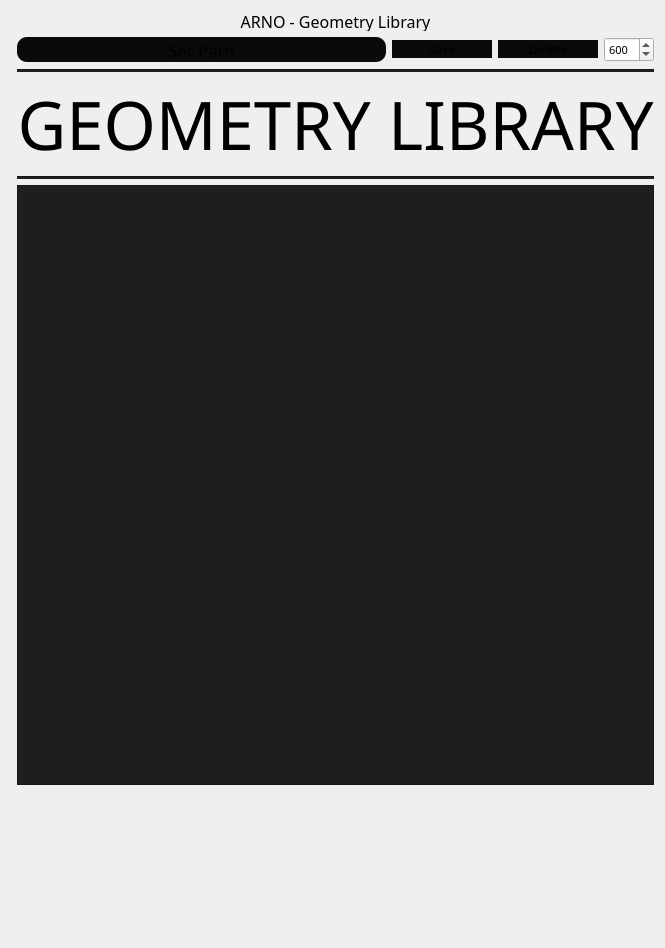
<?xml version="1.0" encoding="UTF-8"?>
<ui version="4.0">
 <class>Form</class>
 <widget class="QWidget" name="Form">
  <property name="geometry">
   <rect>
    <x>0</x>
    <y>0</y>
    <width>618</width>
    <height>948</height>
   </rect>
  </property>
  <property name="font">
   <font>
    <family>Adobe Arabic</family>
    <pointsize>8</pointsize>
   </font>
  </property>
  <property name="windowTitle">
   <string>Form</string>
  </property>
  <layout class="QFormLayout" name="formLayout">
   <property name="fieldGrowthPolicy">
    <enum>QFormLayout::AllNonFixedFieldsGrow</enum>
   </property>
   <item row="0" column="0">
    <layout class="QVBoxLayout" name="verticalLayout"/>
   </item>
   <item row="0" column="1">
    <widget class="QLabel" name="label">
     <property name="minimumSize">
      <size>
       <width>0</width>
       <height>20</height>
      </size>
     </property>
     <property name="maximumSize">
      <size>
       <width>16777215</width>
       <height>15</height>
      </size>
     </property>
     <property name="font">
      <font>
       <family>Ebrima</family>
       <pointsize>12</pointsize>
       <weight>50</weight>
       <italic>false</italic>
       <bold>false</bold>
      </font>
     </property>
     <property name="styleSheet">
      <string notr="true">font: 12pt &quot;Ebrima&quot;;</string>
     </property>
     <property name="text">
      <string>ARNO - Geometry Library</string>
     </property>
     <property name="alignment">
      <set>Qt::AlignCenter</set>
     </property>
    </widget>
   </item>
   <item row="3" column="1">
    <layout class="QHBoxLayout" name="Hlayout">
     <property name="bottomMargin">
      <number>1</number>
     </property>
     <item>
      <widget class="QPushButton" name="setproj">
       <property name="minimumSize">
        <size>
         <width>0</width>
         <height>25</height>
        </size>
       </property>
       <property name="font">
        <font>
         <family>Ebrima</family>
         <pointsize>13</pointsize>
         <weight>9</weight>
         <italic>false</italic>
         <bold>false</bold>
        </font>
       </property>
       <property name="styleSheet">
        <string notr="true">font: 75 13pt &quot;Ebrima&quot;;

background-color: rgb(10, 10, 10);

border:none;
border-width:5px;
border-radius:10px;</string>
       </property>
       <property name="text">
        <string>Set Path</string>
       </property>
      </widget>
     </item>
     <item>
      <widget class="QPushButton" name="save">
       <property name="minimumSize">
        <size>
         <width>100</width>
         <height>0</height>
        </size>
       </property>
       <property name="maximumSize">
        <size>
         <width>100</width>
         <height>16777215</height>
        </size>
       </property>
       <property name="styleSheet">
        <string notr="true">font: 75 18pt &quot;Ebrima&quot;;
background-color: rgb(10, 10, 10);
font: 75 10pt;

border:none;
border-width:5px;
border-radius:10px;</string>
       </property>
       <property name="text">
        <string>Save</string>
       </property>
      </widget>
     </item>
     <item>
      <widget class="QPushButton" name="delete_0">
       <property name="minimumSize">
        <size>
         <width>100</width>
         <height>0</height>
        </size>
       </property>
       <property name="maximumSize">
        <size>
         <width>100</width>
         <height>16777215</height>
        </size>
       </property>
       <property name="styleSheet">
        <string notr="true">font: 75 18pt &quot;Ebrima&quot;;
background-color: rgb(10, 10, 10);
font: 75 10pt;

border:none;
border-width:5px;
border-radius:10px;</string>
       </property>
       <property name="text">
        <string>Delete</string>
       </property>
      </widget>
     </item>
     <item>
      <widget class="QSpinBox" name="spinbox">
       <property name="minimumSize">
        <size>
         <width>50</width>
         <height>0</height>
        </size>
       </property>
       <property name="maximumSize">
        <size>
         <width>50</width>
         <height>16777215</height>
        </size>
       </property>
       <property name="maximum">
        <number>10000</number>
       </property>
       <property name="singleStep">
        <number>10</number>
       </property>
       <property name="value">
        <number>600</number>
       </property>
      </widget>
     </item>
    </layout>
   </item>
   <item row="5" column="1">
    <widget class="Line" name="line">
     <property name="styleSheet">
      <string notr="true">background-color: rgb(30, 30, 30);</string>
     </property>
     <property name="orientation">
      <enum>Qt::Horizontal</enum>
     </property>
    </widget>
   </item>
   <item row="6" column="1">
    <widget class="QLabel" name="label_2">
     <property name="font">
      <font>
       <family>Adobe Arabic</family>
       <pointsize>50</pointsize>
       <weight>50</weight>
       <italic>false</italic>
       <bold>false</bold>
      </font>
     </property>
     <property name="styleSheet">
      <string notr="true">font:50pt &quot;Adobe Arabic&quot;;</string>
     </property>
     <property name="text">
      <string>GEOMETRY LIBRARY</string>
     </property>
     <property name="alignment">
      <set>Qt::AlignCenter</set>
     </property>
    </widget>
   </item>
   <item row="7" column="1">
    <widget class="Line" name="line_2">
     <property name="styleSheet">
      <string notr="true">background-color: rgb(30, 30, 30);</string>
     </property>
     <property name="orientation">
      <enum>Qt::Horizontal</enum>
     </property>
    </widget>
   </item>
   <item row="8" column="1">
    <widget class="QListWidget" name="scenelist">
     <property name="minimumSize">
      <size>
       <width>0</width>
       <height>600</height>
      </size>
     </property>
     <property name="font">
      <font>
       <family>Ebrima</family>
       <pointsize>9</pointsize>
       <weight>9</weight>
       <italic>false</italic>
       <bold>false</bold>
      </font>
     </property>
     <property name="styleSheet">
      <string notr="true">font: 75 9pt &quot;Ebrima&quot;;

color: rgb(235, 78, 0);
color: rgb(150,150,150);

alternate-background-color:rgb(38,38,38);
background-color:rgb(30,30,30);</string>
     </property>
     <property name="autoScroll">
      <bool>false</bool>
     </property>
     <property name="dragDropMode">
      <enum>QAbstractItemView::NoDragDrop</enum>
     </property>
     <property name="iconSize">
      <size>
       <width>200</width>
       <height>200</height>
      </size>
     </property>
     <property name="movement">
      <enum>QListView::Static</enum>
     </property>
     <property name="isWrapping" stdset="0">
      <bool>true</bool>
     </property>
     <property name="resizeMode">
      <enum>QListView::Fixed</enum>
     </property>
     <property name="layoutMode">
      <enum>QListView::SinglePass</enum>
     </property>
     <property name="gridSize">
      <size>
       <width>155</width>
       <height>175</height>
      </size>
     </property>
     <property name="viewMode">
      <enum>QListView::IconMode</enum>
     </property>
     <property name="batchSize">
      <number>200</number>
     </property>
     <property name="wordWrap">
      <bool>false</bool>
     </property>
    </widget>
   </item>
   <item row="9" column="1">
    <spacer name="verticalSpacer">
     <property name="orientation">
      <enum>Qt::Vertical</enum>
     </property>
     <property name="sizeHint" stdset="0">
      <size>
       <width>20</width>
       <height>40</height>
      </size>
     </property>
    </spacer>
   </item>
  </layout>
 </widget>
 <resources/>
 <connections/>
</ui>
